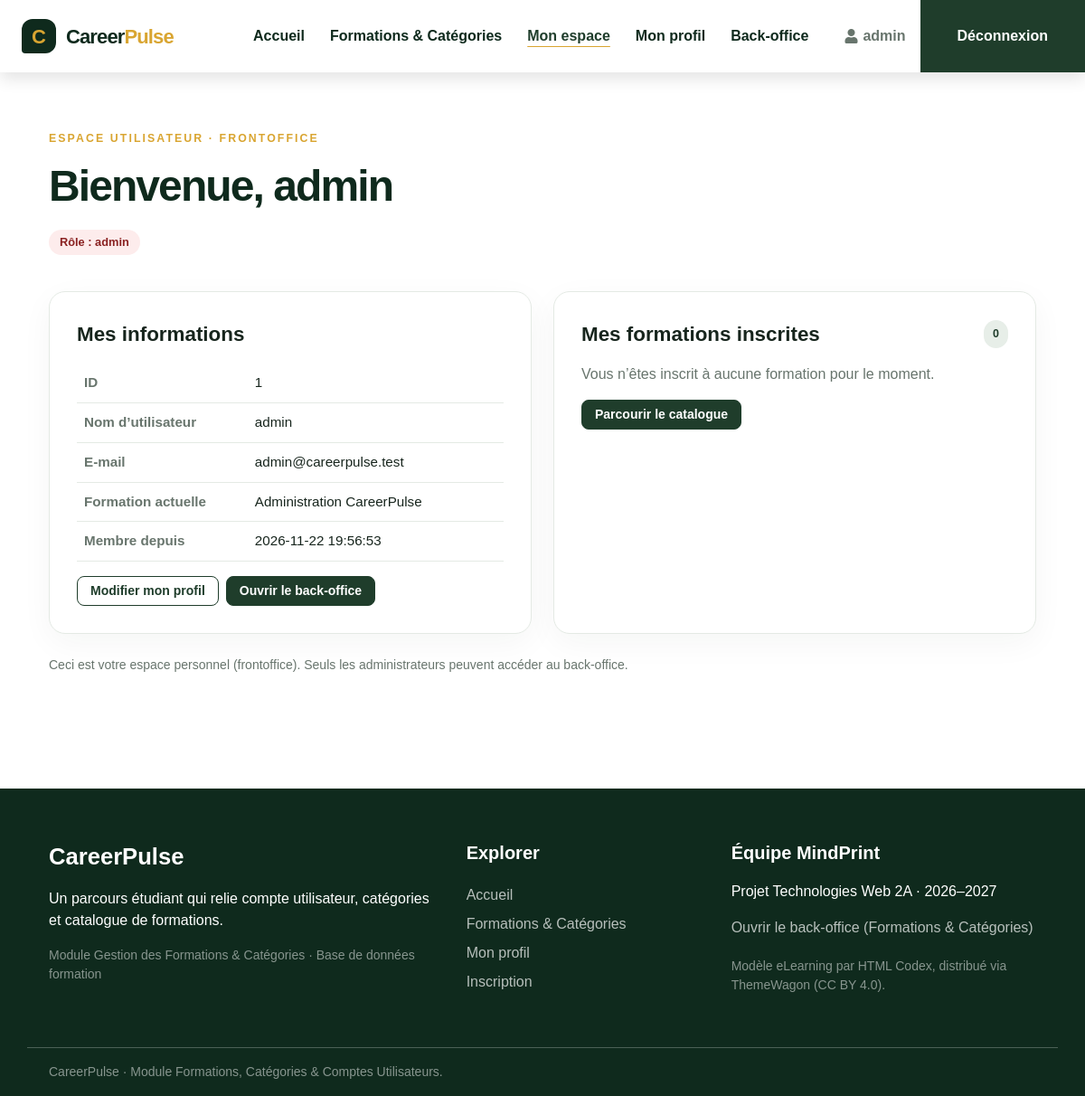
The app's page /index.php?action=dashboard (signed in) with its own data.
### tables this page shows
CREATE TABLE IF NOT EXISTS users (
    id         INT UNSIGNED NOT NULL AUTO_INCREMENT PRIMARY KEY,
    username   VARCHAR(50)  NOT NULL UNIQUE,
    email      VARCHAR(150) NOT NULL UNIQUE,
    password   VARCHAR(255) NOT NULL,                        
    role       ENUM('user','admin') NOT NULL DEFAULT 'user',  
    study      VARCHAR(160) NOT NULL DEFAULT '',
    skills     TEXT NULL,
    goal       TEXT NULL,
    status     ENUM('active','suspended') NOT NULL DEFAULT 'active',
    created_at TIMESTAMP NOT NULL DEFAULT CURRENT_TIMESTAMP
);

### app/Controllers/Controller.php (called while the page is built, shortened)
<?php
abstract class Controller
{
    protected function render(string $area, string $view, string $title, string $currentPage, array $data = [], ?string $scriptsView = null): void
    {
        extract($data, EXTR_SKIP);
        require __DIR__ . '/../Views/' . $area . '/pages/' . $view . '.php';
        require __DIR__ . '/../Views/' . $area . '/layout.php';
    }
}

### app/Controllers/AuthController.php (called while the page is built, shortened)
<?php
final class AuthController extends DatabaseController
{
    public function dashboard(): void
    {
        $user = $this->findUserById((int) $_SESSION['user_id']);
        $this->render('front', 'dashboard', 'Mon espace', 'dashboard', [
            'user' => $user,
            'enrolledCourses' => $this->fetchEnrolledCourses($user->getId()),
        ]);
    }
}

### index.php (called while the page is built, shortened)
<?php
$action = isset($_GET['action']) && is_string($_GET['action']) ? $_GET['action'] : 'home';
require_once __DIR__ . '/app/bootstrap.php';
$routes = require __DIR__ . '/app/routes.php';
[$controllerClass, $method] = $routes[$action];
try {
    $controller = new $controllerClass();
    $controller->{$method}();
} catch (PDOException $e) {
    error_log('[CareerPulse] ' . $e->getMessage());
    http_response_code(500);
    echo '<h1>Base de données indisponible</h1><p>Vérifiez que MySQL est démarré, que la base « formation » est importée (database/formation.sql) et que config/database.php est correct.</p>';
}

### app/Controllers/DatabaseController.php (called while the page is built, shortened)
<?php
abstract class DatabaseController extends Controller
{
    public function __construct()
    {
        $this->db = Database::getConnexion();
    }
}

### app/bootstrap.php (called while the page is built, shortened)
<?php
require_once __DIR__ . '/helpers.php';
spl_autoload_register(static function (string $class): void {
    $prefix = 'CareerPulse\\';
    $file = __DIR__ . '/' . str_replace('\\', '/', substr($class, strlen($prefix))) . '.php';
});

### config/database.php (called while the page is built, shortened)
<?php
return [
    'host'     => 'localhost',
    'port'     => 3306,
    'name'     => 'formation',
    'user'     => 'root',
    'password' => '',
    'charset'  => 'utf8mb4',
];

### app/Database.php (called while the page is built, shortened)
<?php
final class Database
{
    private static ?PDO $pdo = null;
    public static function getConnexion(): PDO
    {
        if (self::$pdo === null) {
            $c = require __DIR__ . '/../config/database.php';
            $dsn = sprintf('mysql:host=%s;port=%d;dbname=%s;charset=%s', $c['host'], $c['port'], $c['name'], $c['charset']);
            try {
                self::$pdo = new PDO($dsn, $c['user'], $c['password'], [
                    PDO::ATTR_ERRMODE => PDO::ERRMODE_EXCEPTION,
                    PDO::ATTR_DEFAULT_FETCH_MODE => PDO::FETCH_ASSOC,
                    PDO::ATTR_EMULATE_PREPARES => false,
                ]);
            } catch (PDOException $e) {
                throw new PDOException('Connexion à la base de données impossible.', (int) $e->getCode());
            }
        }
        return self::$pdo;
    }
}

### app/Controllers/UserQueries.php (called while the page is built, shortened)
<?php
trait UserQueries
{
    private function findUserById(int $id): ?UserModel
    {
        $stmt = $this->db->prepare('SELECT * FROM users WHERE id = :id LIMIT 1');
        $stmt->execute(['id' => $id]);
        $row = $stmt->fetch();
        return $row ? UserModel::fromArray($row) : null;
    }
}

### app/Models/UserModel.php (called while the page is built, shortened)
<?php
final class UserModel
{
    private int $id = 0;
    private string $username = '';
    private string $email = '';
    private string $role = 'user';
    private string $study = '';
    private string $createdAt = '';
    public function getId(): int
    {
        return $this->id;
    }
    public function getUsername(): string
    {
        return $this->username;
    }
    public function getEmail(): string
    {
        return $this->email;
    }
    public function getRole(): string
    {
        return $this->role;
    }
    public function getStudy(): string
    {
        return $this->study;
    }
    public function getCreatedAt(): string
    {
        return $this->createdAt;
    }
    public function setId(int $id): void
    {
        $this->id = $id;
    }
    public function setUsername(string $username): void
    {
        $this->username = $username;
    }
    public function setEmail(string $email): void
    {
        $this->email = $email;
    }
    public function setRole(string $role): void
    {
        $this->role = $role;
    }
    public function setStudy(string $study): void
    {
        $this->study = $study;
    }
    public function setCreatedAt(string $createdAt): void
    {
        $this->createdAt = $createdAt;
    }
    public static function fromArray(array $row): self
    {
        $model = new self();
        $model->setId((int) ($row['id'] ?? 0));
        $model->setUsername((string) ($row['username'] ?? ''));
        $model->setEmail((string) ($row['email'] ?? ''));
        $model->setPassword((string) ($row['password'] ?? ''));
        $model->setRole((string) ($row['role'] ?? 'user'));
        $model->setStudy((string) ($row['study'] ?? ''));
        $model->setSkills((string) ($row['skills'] ?? ''));
        $model->setGoal((string) ($row['goal'] ?? ''));
        $model->setStatus((string) ($row['status'] ?? 'active'));
        $model->setCreatedAt((string) ($row['created_at'] ?? ''));
        return $model;
    }
}

### app/helpers.php (called while the page is built, shortened)
<?php
function e(mixed $value): string
{
    return htmlspecialchars((string) $value, ENT_QUOTES | ENT_SUBSTITUTE, 'UTF-8');
}
function route(string $action, array $parameters = []): string
{
    return 'index.php?' . http_build_query(['action' => $action] + $parameters);
}

### app/Views/front/pages/dashboard.php (the view, shortened to what this page needs)
<main class="cp-section">
    <div class="cp-container cp-dashboard">
        <div class="cp-page-heading">
            <p class="cp-eyebrow">ESPACE UTILISATEUR · FRONTOFFICE</p>
            <h1>Bienvenue, <?= e($user->getUsername()) ?></h1>
            <p><span class="cp-badge <?= $user->getRole() === 'admin' ? 'cp-badge--admin' : 'cp-badge--user' ?>">Rôle : <?= e($user->getRole()) ?></span></p>
        </div>
        <section class="cp-panel">
            <h2 class="cp-panel-title">Mes informations</h2>
            <table class="cp-table">
                <tr><th>ID</th><td><?= (int) $user->getId() ?></td></tr>
                <tr><th>Nom d’utilisateur</th><td><?= e($user->getUsername()) ?></td></tr>
                <tr><th>E-mail</th><td><?= e($user->getEmail()) ?></td></tr>
                <tr><th>Formation actuelle</th><td><?= e($user->getStudy() !== '' ? $user->getStudy() : '—') ?></td></tr>
                <tr><th>Membre depuis</th><td><?= e($user->getCreatedAt()) ?></td></tr>
            </table>
            <div class="cp-btn-row cp-mt">
                <a href="<?= e(route('profile')) ?>" class="cp-btn cp-btn--outline cp-btn--sm">Modifier mon profil</a>
                <?php if ($user->getRole() === 'admin'): ?>
                    <a href="<?= e(route('admin')) ?>" class="cp-btn cp-btn--primary cp-btn--sm">Ouvrir le back-office</a>
                <?php endif; ?>
            </div>
        </section>
        <section class="cp-panel">
            <div class="cp-side-head"><h2>Mes formations inscrites</h2><span class="cp-status-label"><?= count($enrolledCourses) ?></span></div>
            <?php if (empty($enrolledCourses)): ?>
                <p class="cp-muted">Vous n’êtes inscrit à aucune formation pour le moment.</p>
                <a href="<?= e(route('courses')) ?>" class="cp-btn cp-btn--primary cp-btn--sm">Parcourir le catalogue</a>
            <?php endif; ?>
        </section>
        <p class="cp-muted cp-small">Ceci est votre espace personnel (frontoffice). Seuls les administrateurs peuvent accéder au back-office.</p>
    </div>
</main>

### app/Views/front/includes/navbar.php (shortened to what this page needs)
<?php
$isLoggedIn = !empty($_SESSION['user_id']);
$isAdmin = $isLoggedIn && ($_SESSION['role'] ?? '') === 'admin';
?>
<nav class="cp-nav" aria-label="Navigation principale">
    <a href="<?= e(route('home')) ?>" class="cp-brand">
        <span class="cp-brand-mark" aria-hidden="true">C</span>
        <span class="cp-brand-name">Career<span>Pulse</span></span>
    </a>
    <div class="cp-nav-menu" id="navbarCollapse">
        <div class="cp-nav-links">
            <a href="<?= e(route('home')) ?>" class="cp-nav-link <?= $currentPage === 'home' ? 'active' : '' ?>">Accueil</a>
            <a href="<?= e(route('courses')) ?>" class="cp-nav-link <?= $currentPage === 'courses' ? 'active' : '' ?>">Formations &amp; Catégories</a>
            <?php if ($isLoggedIn): ?>
                <a href="<?= e(route('dashboard')) ?>" class="cp-nav-link <?= $currentPage === 'dashboard' ? 'active' : '' ?>">Mon espace</a>
                <a href="<?= e(route('profile')) ?>" class="cp-nav-link <?= $currentPage === 'profile' ? 'active' : '' ?>">Mon profil</a>
                <?php if ($isAdmin): ?>
                    <a href="<?= e(route('admin')) ?>" class="cp-nav-link">Back-office</a>
                <?php endif; ?>
            <?php else: ?>
                <a href="<?= e(route('register')) ?>" class="cp-nav-link <?= $currentPage === 'register' ? 'active' : '' ?>">Inscription</a>
            <?php endif; ?>
        </div>
        <div class="cp-nav-actions">
            <?php if ($isLoggedIn): ?>
                <span class="cp-nav-user"><i class="fa fa-user" aria-hidden="true"></i> <?= e($_SESSION['username'] ?? '') ?></span>
                <a href="<?= e(route('logout')) ?>" class="cp-btn cp-btn--primary">Déconnexion</a>
            <?php else: ?>
                <a href="<?= e(route('login')) ?>" class="cp-btn cp-btn--primary">Connexion <i class="fa fa-arrow-right" aria-hidden="true"></i></a>
            <?php endif; ?>
        </div>
    </div>
</nav>

### records on screen
users: role "admin", username "admin", id "1", email "admin@careerpulse.test", study "Administration CareerPulse", created_at "2026-11-22 19:56:53"

### other values on screen
count($enrolledCourses) "0"
